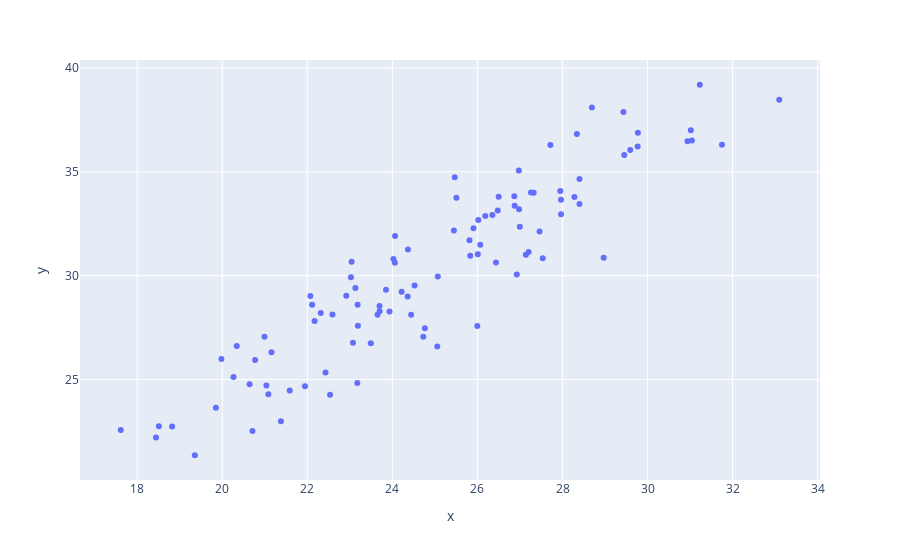

Notebook code cell kept with this figure:
### Markdown cell above
### Scatter plot

### Code cell
px.scatter(x=salary_madrid, y=salary_barcelona)
